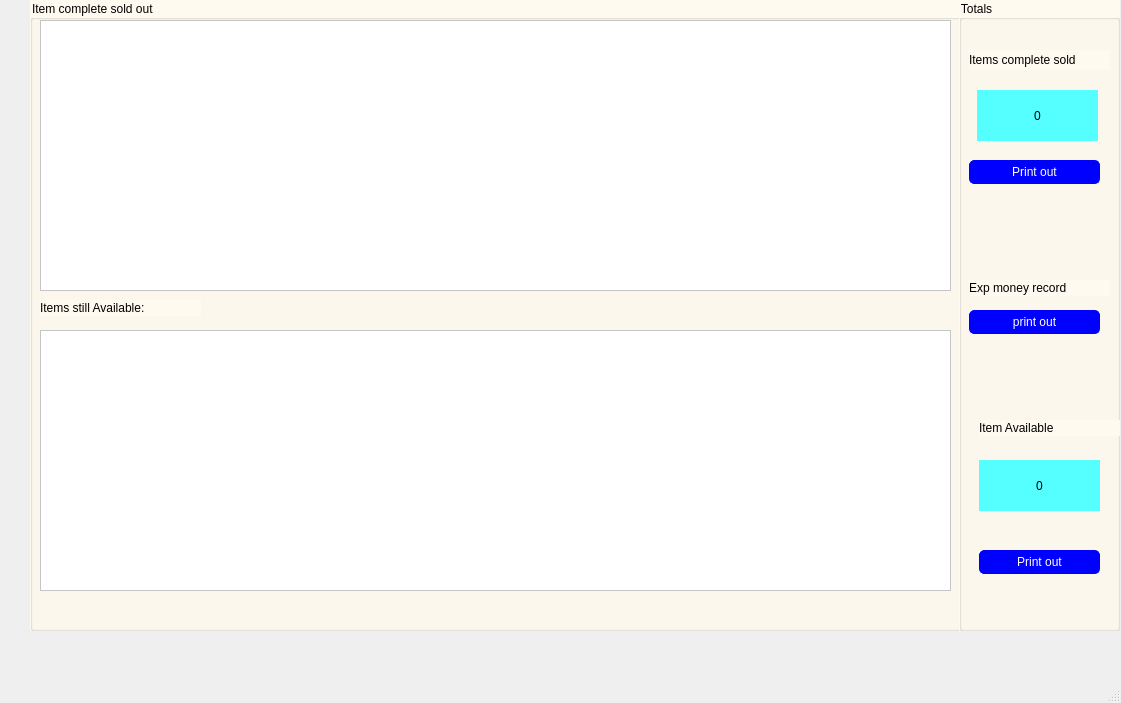
<?xml version="1.0" encoding="UTF-8"?>
<ui version="4.0">
 <class>report</class>
 <widget class="QMainWindow" name="report">
  <property name="geometry">
   <rect>
    <x>0</x>
    <y>0</y>
    <width>1121</width>
    <height>703</height>
   </rect>
  </property>
  <property name="windowTitle">
   <string>MainWindow</string>
  </property>
  <property name="styleSheet">
   <string notr="true">font: 12pt &quot;Arial&quot;;</string>
  </property>
  <widget class="QWidget" name="centralwidget">
   <widget class="QGroupBox" name="groupBox">
    <property name="geometry">
     <rect>
      <x>30</x>
      <y>0</y>
      <width>931</width>
      <height>631</height>
     </rect>
    </property>
    <property name="styleSheet">
     <string notr="true">background-color: floralwhite;
color: black;</string>
    </property>
    <property name="title">
     <string>Item complete sold out </string>
    </property>
    <widget class="QTableView" name="tableView">
     <property name="geometry">
      <rect>
       <x>10</x>
       <y>20</y>
       <width>911</width>
       <height>271</height>
      </rect>
     </property>
     <property name="styleSheet">
      <string notr="true">background-color: rgb(255, 255, 255);
color: rgb(0, 0, 0);
font: italic 11pt &quot;Arial&quot;;</string>
     </property>
    </widget>
    <widget class="QLabel" name="label">
     <property name="geometry">
      <rect>
       <x>10</x>
       <y>300</y>
       <width>161</width>
       <height>16</height>
      </rect>
     </property>
     <property name="text">
      <string>Items still Available:</string>
     </property>
    </widget>
    <widget class="QTableView" name="tableView_2">
     <property name="geometry">
      <rect>
       <x>10</x>
       <y>330</y>
       <width>911</width>
       <height>261</height>
      </rect>
     </property>
     <property name="styleSheet">
      <string notr="true">background-color: rgb(255, 255, 255);
color: rgb(0, 0, 0);
font: italic 11pt &quot;Arial&quot;;</string>
     </property>
    </widget>
   </widget>
   <widget class="QGroupBox" name="groupBox_2">
    <property name="geometry">
     <rect>
      <x>959</x>
      <y>0</y>
      <width>161</width>
      <height>631</height>
     </rect>
    </property>
    <property name="styleSheet">
     <string notr="true">background-color: floralwhite;
color: black;</string>
    </property>
    <property name="title">
     <string>Totals</string>
    </property>
    <widget class="QLabel" name="label_2">
     <property name="geometry">
      <rect>
       <x>10</x>
       <y>50</y>
       <width>141</width>
       <height>20</height>
      </rect>
     </property>
     <property name="text">
      <string>Items complete sold </string>
     </property>
    </widget>
    <widget class="QLabel" name="fullsoldlabel">
     <property name="geometry">
      <rect>
       <x>18</x>
       <y>90</y>
       <width>121</width>
       <height>51</height>
      </rect>
     </property>
     <property name="styleSheet">
      <string notr="true">background-color: rgb(85, 255, 255);
font: 20pt &quot;Arial&quot;;
color: rgb(0, 0, 0);</string>
     </property>
     <property name="text">
      <string>0</string>
     </property>
     <property name="scaledContents">
      <bool>true</bool>
     </property>
     <property name="alignment">
      <set>Qt::AlignCenter</set>
     </property>
    </widget>
    <widget class="QLabel" name="label_6">
     <property name="geometry">
      <rect>
       <x>20</x>
       <y>420</y>
       <width>141</width>
       <height>16</height>
      </rect>
     </property>
     <property name="text">
      <string>Item Available</string>
     </property>
    </widget>
    <widget class="QLabel" name="availablelabel">
     <property name="geometry">
      <rect>
       <x>20</x>
       <y>460</y>
       <width>121</width>
       <height>51</height>
      </rect>
     </property>
     <property name="styleSheet">
      <string notr="true">font: 20pt &quot;Arial&quot;;
background-color: rgb(85, 255, 255);
color: rgb(0, 0, 0);font: 16pt &quot;Arial&quot;;</string>
     </property>
     <property name="text">
      <string>0</string>
     </property>
     <property name="scaledContents">
      <bool>true</bool>
     </property>
     <property name="alignment">
      <set>Qt::AlignCenter</set>
     </property>
    </widget>
    <widget class="QPushButton" name="pushButton_3">
     <property name="geometry">
      <rect>
       <x>20</x>
       <y>550</y>
       <width>121</width>
       <height>24</height>
      </rect>
     </property>
     <property name="styleSheet">
      <string notr="true">border-radius:5px;
border: 1px solid blue;
color: white;
border-collapse:collapse;
background-color: blue;</string>
     </property>
     <property name="text">
      <string>Print out</string>
     </property>
    </widget>
    <widget class="QPushButton" name="pushButton">
     <property name="geometry">
      <rect>
       <x>10</x>
       <y>160</y>
       <width>131</width>
       <height>24</height>
      </rect>
     </property>
     <property name="styleSheet">
      <string notr="true">border-radius:5px;
border: 1px solid blue;
color: white;
border-collapse:collapse;
background-color: blue;</string>
     </property>
     <property name="text">
      <string>Print out</string>
     </property>
    </widget>
    <widget class="QPushButton" name="pushButton_2">
     <property name="geometry">
      <rect>
       <x>10</x>
       <y>310</y>
       <width>131</width>
       <height>24</height>
      </rect>
     </property>
     <property name="styleSheet">
      <string notr="true">border-radius:5px;
border: 1px solid blue;
color: white;
border-collapse:collapse;
background-color: blue;</string>
     </property>
     <property name="text">
      <string>print out</string>
     </property>
    </widget>
    <widget class="QLabel" name="label_3">
     <property name="geometry">
      <rect>
       <x>10</x>
       <y>280</y>
       <width>141</width>
       <height>16</height>
      </rect>
     </property>
     <property name="text">
      <string>Exp money record</string>
     </property>
    </widget>
   </widget>
  </widget>
  <widget class="QMenuBar" name="menubar">
   <property name="geometry">
    <rect>
     <x>0</x>
     <y>0</y>
     <width>1121</width>
     <height>23</height>
    </rect>
   </property>
  </widget>
  <widget class="QStatusBar" name="statusbar"/>
 </widget>
 <resources/>
 <connections/>
</ui>
